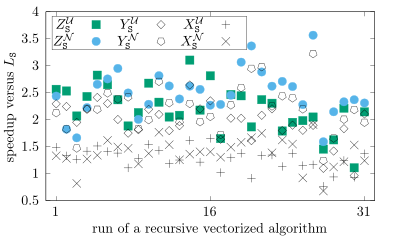

The script that saved this image:
set term cairolatex pdf standalone header "\\usepackage{amsmath,amsfonts}" color font ", 10" size 10cm,6cm
set output "reltim-XYZ_S.tex"

set key top left horizontal box spacing 1.5 width -1.25

set xrange [0:32]
set xlabel "run of a recursive vectorized algorithm"
set xtics ("1" 1, "16" 16, "31" 31)
set yrange [0.5:4.0]
set ylabel "speedup versus $L_{\\mathtt{S}}$"

set datafile columnheaders
plot "us.csv" using 1:($8/$32) with points title "$Z_{\\mathtt{S}}^{\\mathcal{U}}$" pointtype 5 linetype 2, \
     "ns.csv" using 1:($8/$32) with points title "$Z_{\\mathtt{S}}^{\\mathcal{N}}$" pointtype 7 linetype 3, \
     "us.csv" using 1:($8/$29) with points title "$Y_{\\mathtt{S}}^{\\mathcal{U}}$" pointtype 12 linetype 0, \
     "ns.csv" using 1:($8/$29) with points title "$Y_{\\mathtt{S}}^{\\mathcal{N}}$" pointtype 14 linetype 0, \
     "us.csv" using 1:($8/$26) with points title "$X_{\\mathtt{S}}^{\\mathcal{U}}$" pointtype 1 linetype 0, \
     "ns.csv" using 1:($8/$26) with points title "$X_{\\mathtt{S}}^{\\mathcal{N}}$" pointtype 2 linetype 0
